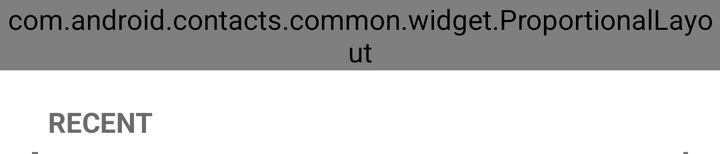
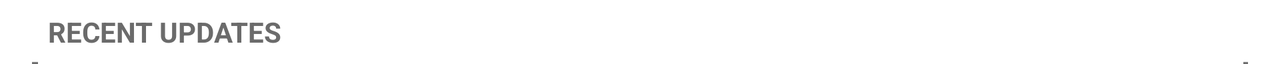

One screen, two layout resources from the same app: the default and the repository's alternative for another configuration. Each is rendered where Android would select it; the XML of both is given below.
<!-- AndroidManifest.xml: fallback theme Theme.MaterialComponents.DayNight.NoActionBar -->
<!-- res/layout/updates_header_contact.xml -->
<?xml version="1.0" encoding="utf-8"?>
<LinearLayout android:orientation="vertical" android:layout_width="fill_parent" android:layout_height="wrap_content"
  xmlns:android="http://schemas.android.com/apk/res/android" xmlns:ex="http://schemas.android.com/apk/res-auto">
    <view android:layout_width="fill_parent" android:layout_height="wrap_content" android:layout_marginBottom="@dimen/detail_contact_photo_shadow_height" ex:direction="widthToHeight" ex:ratio="0.5" class="com.android.contacts.common.widget.ProportionalLayout">
        <FrameLayout android:layout_width="fill_parent" android:layout_height="fill_parent" />
    </view>
    <FrameLayout android:paddingLeft="16.0dip" android:paddingRight="16.0dip" android:focusable="false" android:layout_width="fill_parent" android:layout_height="32.0dip" android:paddingStart="16.0dip" android:paddingEnd="16.0dip">
        <TextView android:textColor="@color/people_app_theme_color" android:ellipsize="end" android:background="@drawable/list_section_divider_holo_custom" android:paddingLeft="8.0dip" android:paddingRight="8.0dip" android:text="@string/recent" android:singleLine="true" android:textAllCaps="true" android:paddingStart="8.0dip" android:paddingEnd="8.0dip" style="?android:attr/listSeparatorTextViewStyle" />
    </FrameLayout>
</LinearLayout>
<!-- resources referenced by this layout -->
<resources>
  <color name="people_app_theme_color">#ff6b6b6b</color>
  <dimen name="detail_contact_photo_shadow_height">10.0dip</dimen>
  <!-- drawable list_section_divider_holo_custom: png bitmap (drawable-ldrtl-hdpi, 114 bytes) -->
  <string name="recent">Recent</string>
</resources>
<!-- res/layout-land/updates_header_contact.xml (the repository's variant of the layout above) -->
<!-- drawn on the phone turned sideways -->
<?xml version="1.0" encoding="utf-8"?>
<FrameLayout android:paddingLeft="16.0dip" android:paddingRight="16.0dip" android:focusable="false" android:layout_width="fill_parent" android:layout_height="32.0dip" android:paddingStart="16.0dip" android:paddingEnd="16.0dip"
  xmlns:android="http://schemas.android.com/apk/res/android">
    <TextView android:textColor="@color/people_app_theme_color" android:ellipsize="end" android:background="@drawable/list_section_divider_holo_custom" android:paddingLeft="8.0dip" android:paddingRight="8.0dip" android:text="@string/recent_updates" android:singleLine="true" android:textAllCaps="true" android:paddingStart="8.0dip" android:paddingEnd="8.0dip" style="?android:attr/listSeparatorTextViewStyle" />
</FrameLayout>
<!-- resources referenced by the variant -->
<!-- as the phone turned sideways resolves them -->
<resources>
  <color name="people_app_theme_color">#ff6b6b6b</color>
  <!-- drawable list_section_divider_holo_custom: png bitmap (drawable-ldrtl-hdpi, 114 bytes) -->
  <string name="recent_updates">Recent updates</string>
</resources>
